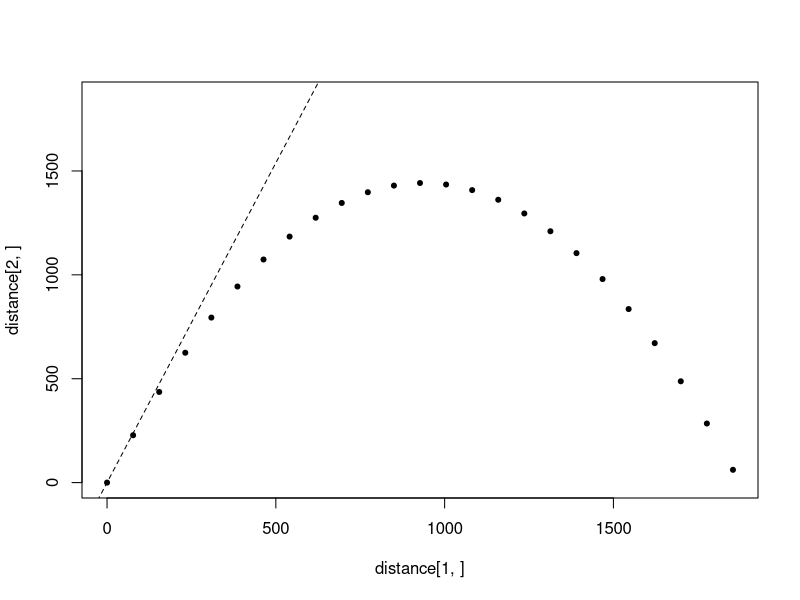

The R source for this figure:
tau <- 2 * pi

m <- 1
angle <- 1/5
f <- 250
g <- 9.8

# F = m*a
distance <- sapply(0:100, function(t) {
    h_speed <- f / m * cos(angle * tau)
    v_speed <- f / m * sin(angle * tau) - (g * t) / m
    
    result <- if(min(h_speed, v_speed) < 0) {
        c(NA, NA)
    } else {
        c(t * h_speed, t * v_speed)
    }
})

distance <- distance[,apply(!is.na(distance), 2, any)]

lim <- range(distance, na.rm=TRUE)
plot(distance[1, ], distance[2,], xlim=lim, ylim=lim, type="n")
abline(0, tan(angle * tau), lty="dashed")
x <- apply(distance, 2, function(point) {
    points(point[1], point[2], pch=20)
    Sys.sleep(1/2)
})
